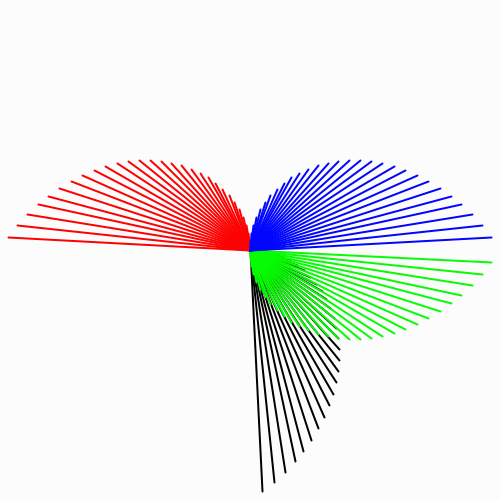
Frame 1 (no input)
Frame 60 (the mouse pressed at the canvas centre just before this capture): identical to frame 1, image omitted
Frame 120 (the mouse held since frame 60 and released just before this capture): identical to frame 1, image omitted

The Processing sketch that drew this single still picture (run headless with seeded random() and noise(); from frame 60 on, the mouse is pressed at the canvas centre):

// Processing sketch: scale_flip
// ── scale_flip.pde

/* Spencer Mathews, 11/2016
 *
 * Illustrate how to mirror/flip shapes using scale(), e.g. scale(-1.0,1.0)
 *
 * FIGURE THIS OUT STILL! figure out the algebra may need to scale and rotate!
 */



void setup() {
  size(500, 500);
  colorMode(HSB, 360, 100, 100, 1.0);
}
void draw() {
  background(0, 0, 99);  // white in HSB according to color selector, other sources say 0,0,100
  translate(width/2.0, height/2.0);

  stroke(0, 0, 0);  // black
  //scale(1,1);
  drawThing();

  stroke(0, 99, 99);  // red
  pushMatrix();
  scale(-1, 1);
  drawThing();
  popMatrix();

  stroke(119, 99, 99);  // green
  pushMatrix();
  scale(1, -1);
  drawThing();
  popMatrix();

  stroke(239, 99, 99);  // blue
  pushMatrix();
  scale(-1, -1);
  drawThing();
  popMatrix();
}

void drawThing() {
  float theta = radians(3);
  // draw in the +x/+y quadrant in increments of theta
  for (float i=0; i<radians(90)/theta; i++) {
    // i*theta gives the current angle (in radians) so scale that to give reasonable line length
    float len = map(i*theta, 0, radians(90), 0, height/2);
    // set stroke color assuming that theta stays below radians(90)
    //stroke(map(i*theta, 0, HALF_PI, 0, 360), 100, 100);
    strokeWeight(2);
    line(0, 0, len, 0);
    rotate(theta);
  }
}
